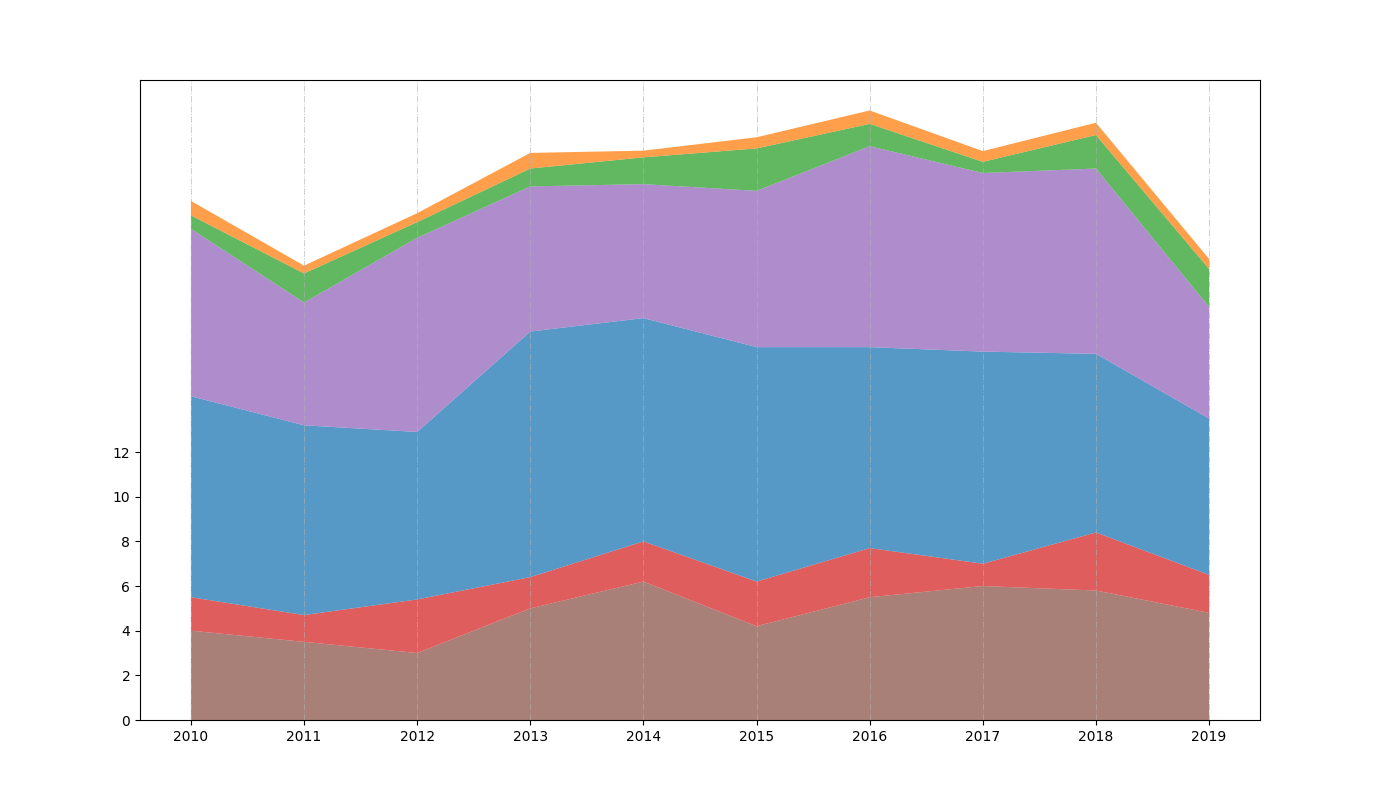

Reproduce this figure in Python.
import matplotlib.pyplot as plt
import numpy as np

years = np.arange(2010, 2020)

north_america = np.array([4, 3.5, 3, 5, 6.2, 4.2, 5.5, 6, 5.8, 4.8])
south_america = np.array([1.5, 1.2, 2.4, 1.4, 1.8, 2, 2.2, 1, 2.6, 1.7])
europe = np.array([9, 8.5, 7.5, 11, 10, 10.5, 9, 9.5, 8, 7])
asia = np.array([7.5, 5.5, 8.7, 6.5, 6, 7, 9, 8, 8.3, 5])
africa = np.array([0.6, 1.3, 0.7, 0.8, 1.2, 1.9, 1, 0.5, 1.5, 1.7])
oceania = np.array([0.65, 0.35, 0.4, 0.7, 0.3, 0.5, 0.6, 0.48, 0.55, 0.45])

tourism_data = np.vstack([north_america, south_america, europe, asia, africa, oceania])

fig, ax = plt.subplots(figsize=(14, 8))

colors = ['#8c564b', '#d62728', '#1f77b4', '#9467bd', '#2ca02c', '#ff7f0e']

ax.stackplot(years, tourism_data, colors=colors, alpha=0.75)

ax.set_xticks(years)
ax.set_yticks(np.arange(0, 13, 2))
ax.xaxis.grid(True, linestyle='-.', linewidth=0.7, alpha=0.6)

plt.subplots_adjust(left=0.1, right=0.9, top=0.9, bottom=0.1)
plt.show()
